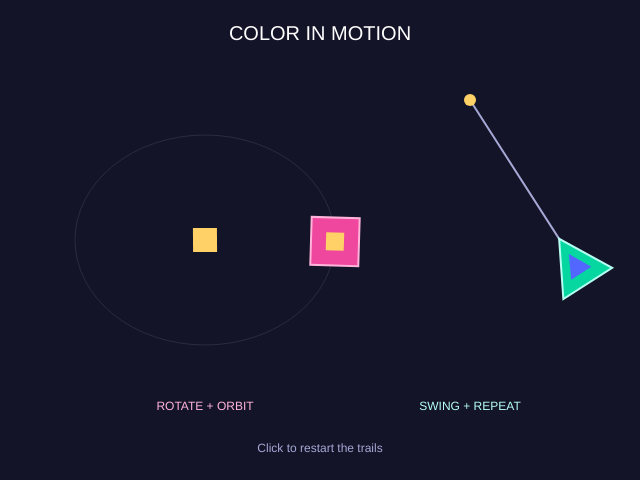
Frame 1 (no input)
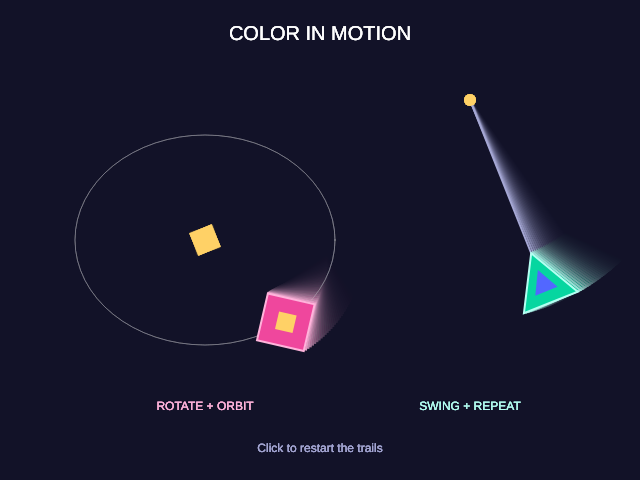
Frame 60 (no input)
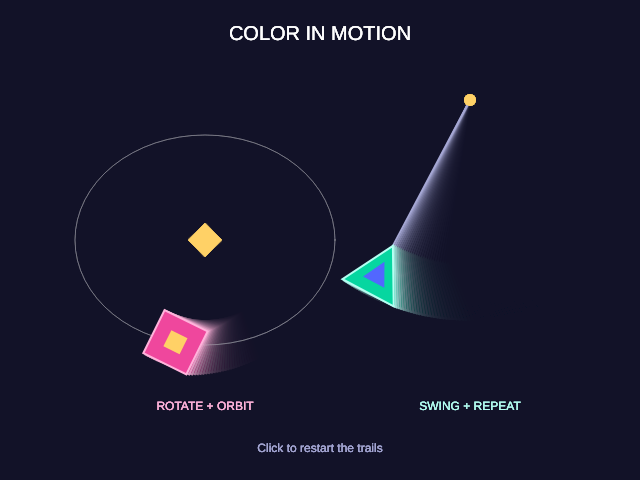
Frame 120 (the mouse pressed at the canvas centre since frame 60)

The p5.js sketch that drew these frames (run headless with seeded random() and noise() and a simulated clock; from frame 60 on, the mouse is pressed at the canvas centre):

// p5.js sketch
// ── sketch.js
function setup() {
  createCanvas(640, 480);
  rectMode(CENTER);
  background("#15152A");
}

function draw() {
  // Transparent background creates fading motion trails.
  background(21, 21, 42, 35);

  let t = millis() / 1000;

  // ORBITING SQUARE
  let orbitAngle = t * 0.9;

  let squareX = 205 + cos(orbitAngle) * 130;
  let squareY = 240 + sin(orbitAngle) * 105;

  // Orbit guide.
  noFill();
  stroke(255, 25);
  strokeWeight(1);
  ellipse(205, 240, 260, 210);

  // Center diamond.
  push();
  translate(205, 240);
  rotate(-t * 0.4);

  noStroke();
  fill("#FFD166");
  square(0, 0, 24);
  pop();

  // Square rotates while orbiting.
  push();
  translate(squareX, squareY);
  rotate(t * 1.8);

  stroke("#FFB3DB");
  strokeWeight(2);
  fill("#EF479D");
  square(0, 0, 48);

  noStroke();
  fill("#FFD166");
  square(0, 0, 18);
  pop();

  // SWINGING TRIANGLE
  // Different frequency and phase create an independent rhythm.
  let swingAngle = sin(t * 1.47 + PI / 3) * 0.65;

  let pivotX = 470;
  let pivotY = 100;
  let length = 195;

  let triangleX = pivotX + sin(swingAngle) * length;
  let triangleY = pivotY + cos(swingAngle) * length;

  stroke("#A5A7D4");
  strokeWeight(2);
  line(pivotX, pivotY, triangleX, triangleY);

  // Pivot point.
  noStroke();
  fill("#FFD166");
  circle(pivotX, pivotY, 12);

  // Triangle tilts with the swing.
  push();
  translate(triangleX, triangleY);
  rotate(-swingAngle);

  stroke("#B4FFF2");
  strokeWeight(2);
  fill("#06D6A0");
  triangle(0, -30, -29, 23, 29, 23);

  noStroke();
  fill("#5267FF");
  triangle(0, -12, -12, 11, 12, 11);
  pop();

  // Labels.
  noStroke();
  fill("#FFFFFF");
  textAlign(CENTER);
  textSize(20);
  text("COLOR IN MOTION", width / 2, 40);

  fill("#FFB3DB");
  textSize(12);
  text("ROTATE + ORBIT", 205, 410);

  fill("#B4FFF2");
  text("SWING + REPEAT", 470, 410);

  fill("#A5A7D4");
  text("Click to restart the trails", width / 2, 452);
}

function mousePressed() {
  background("#15152A");
}
